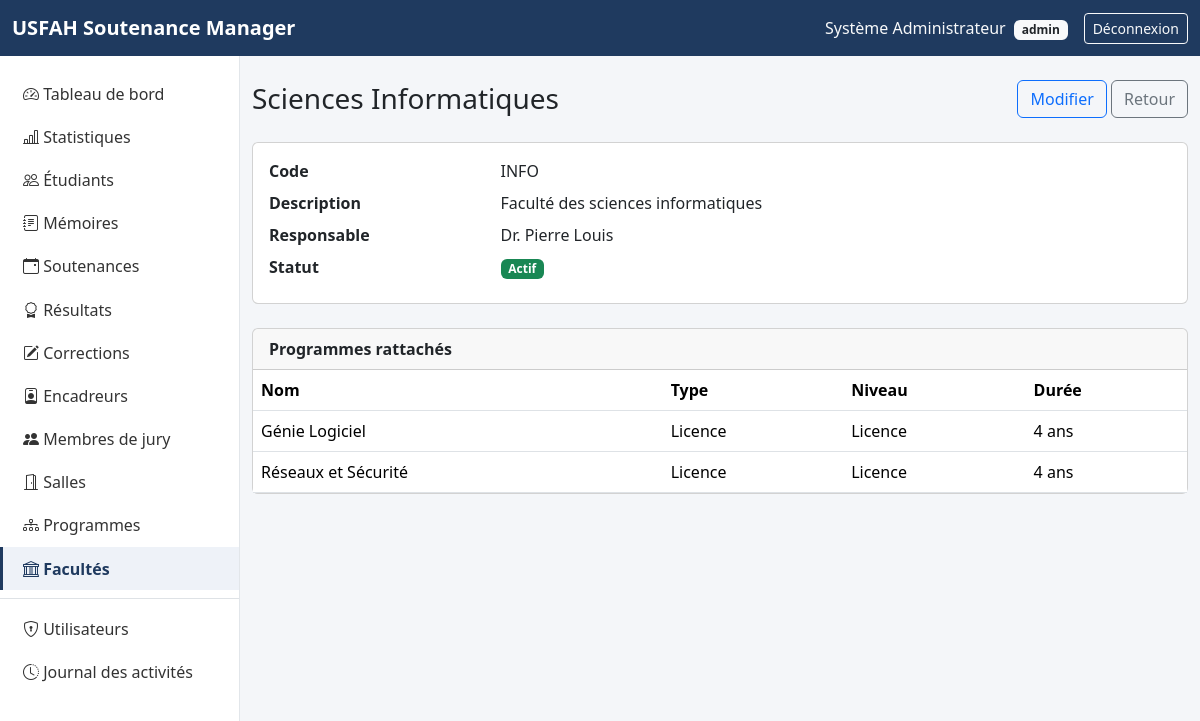
Screenshot of /faculties/show.php?id=1 (signed in) with the database file from the repository.
### tables this page shows
CREATE TABLE faculties (
    id           INT UNSIGNED AUTO_INCREMENT PRIMARY KEY,
    nom          VARCHAR(150) NOT NULL,
    code         VARCHAR(20)  NOT NULL UNIQUE,
    description  TEXT NULL,
    responsable  VARCHAR(150) NULL,
    statut       ENUM('actif','inactif') NOT NULL DEFAULT 'actif',
    created_at   TIMESTAMP NOT NULL DEFAULT CURRENT_TIMESTAMP
);

CREATE TABLE programs (
    id          INT UNSIGNED AUTO_INCREMENT PRIMARY KEY,
    nom         VARCHAR(150) NOT NULL,
    faculty_id  INT UNSIGNED NOT NULL,
    niveau      VARCHAR(50)  NULL,
    duree       VARCHAR(50)  NULL,
    type        ENUM('licence','diplome','maitrise') NOT NULL,
    created_at  TIMESTAMP NOT NULL DEFAULT CURRENT_TIMESTAMP,
    CONSTRAINT fk_programs_faculty FOREIGN KEY (faculty_id) REFERENCES faculties(id)
);

### faculties/show.php (the view, shortened to what this page needs)
<?php
require_once __DIR__ . '/../config/database.php';
require_once __DIR__ . '/../includes/functions.php';
$id = (int) get_param('id', 0);
$stmt = $pdo->prepare('SELECT * FROM faculties WHERE id = ?');
$stmt->execute([$id]);
$faculty = $stmt->fetch();
$programs_stmt = $pdo->prepare('SELECT * FROM programs WHERE faculty_id = ? ORDER BY nom');
$programs_stmt->execute([$id]);
$programs = $programs_stmt->fetchAll();
require __DIR__ . '/../includes/header.php';
?>
<div class="d-flex justify-content-between align-items-center mb-4">
    <h1 class="h3 mb-0"><?= e($faculty['nom']) ?></h1>
    <div>
        <a href="edit.php?id=<?= $id ?>" class="btn btn-outline-primary">Modifier</a>
        <a href="index.php" class="btn btn-outline-secondary">Retour</a>
    </div>
</div>
<div class="card mb-4"><div class="card-body">
    <dl class="row mb-0">
        <dt class="col-sm-3">Code</dt><dd class="col-sm-9"><?= e($faculty['code']) ?></dd>
        <dt class="col-sm-3">Description</dt><dd class="col-sm-9"><?= e($faculty['description'] ?? '—') ?></dd>
        <dt class="col-sm-3">Responsable</dt><dd class="col-sm-9"><?= e($faculty['responsable'] ?? '—') ?></dd>
        <dt class="col-sm-3">Statut</dt><dd class="col-sm-9"><?= status_badge($faculty['statut']) ?></dd>
    </dl>
</div></div>
<div class="card">
    <div class="card-header fw-semibold">Programmes rattachés</div>
    <div class="table-responsive">
        <table class="table mb-0">
            <thead><tr><th>Nom</th><th>Type</th><th>Niveau</th><th>Durée</th></tr></thead>
            <tbody>
                <?php foreach ($programs as $p): ?>
                    <tr>
                        <td><?= e($p['nom']) ?></td>
                        <td><?= e(ucfirst($p['type'])) ?></td>
                        <td><?= e($p['niveau'] ?? '—') ?></td>
                        <td><?= e($p['duree'] ?? '—') ?></td>
                    </tr>
                <?php endforeach; ?>
            </tbody>
        </table>
    </div>
</div>
<?php require __DIR__ . '/../includes/footer.php'; ?>

### includes/functions.php (shortened to what this page needs)
<?php
function e(?string $value): string
{
    return htmlspecialchars($value ?? '', ENT_QUOTES, 'UTF-8');
}
function get_param(string $key, $default = null)
{
    return $_GET[$key] ?? $default;
}
function status_badge(string $statut): string
{
    $map = [
        'actif' => 'success', 'inactif' => 'secondary',
        'en_preparation' => 'secondary', 'soumis' => 'info', 'valide' => 'primary',
        'a_corriger' => 'warning', 'autorise_a_soutenir' => 'info', 'soutenu' => 'success',
        'programmee' => 'primary', 'reportee' => 'warning', 'realisee' => 'success', 'annulee' => 'danger',
        'a_faire' => 'secondary', 'en_cours' => 'info', 'soumise' => 'warning', 'validee' => 'success',
        'admis' => 'success', 'admis_avec_corrections' => 'warning', 'ajourne' => 'danger',
        'disponible' => 'success', 'indisponible' => 'secondary',
    ];
    $color = $map[$statut] ?? 'secondary';
    $label = ucwords(str_replace('_', ' ', $statut));
    return '<span class="badge text-bg-' . $color . '">' . e($label) . '</span>';
}

### assets/css/style.css (style rules this page uses)
:root { --usfah-primary: #1f3a5f; --usfah-primary-dark: #142842; }
body { background-color: #f4f6f9; }
table.table thead { background-color: #eef2f8; }

### rows the page displays
faculties: nom "Sciences Informatiques", code "INFO", description "Faculté des sciences informatiques", responsable "Dr. Pierre Louis", statut "Actif"
programs: nom "Génie Logiciel", type "Licence", niveau "Licence", duree "4 ans"
programs: nom "Réseaux et Sécurité", type "Licence", niveau "Licence", duree "4 ans"

### other values shown
$_SESSION['user_name'] "Système Administrateur"
current_user_role() "admin"
$label "Tableau de bord"
$label "Statistiques"
$label "Étudiants"
$label "Mémoires"
$label "Soutenances"
$label "Résultats"
$label "Corrections"
$label "Encadreurs"
$label "Membres de jury"
$label "Salles"
$label "Programmes"
$label "Facultés"
